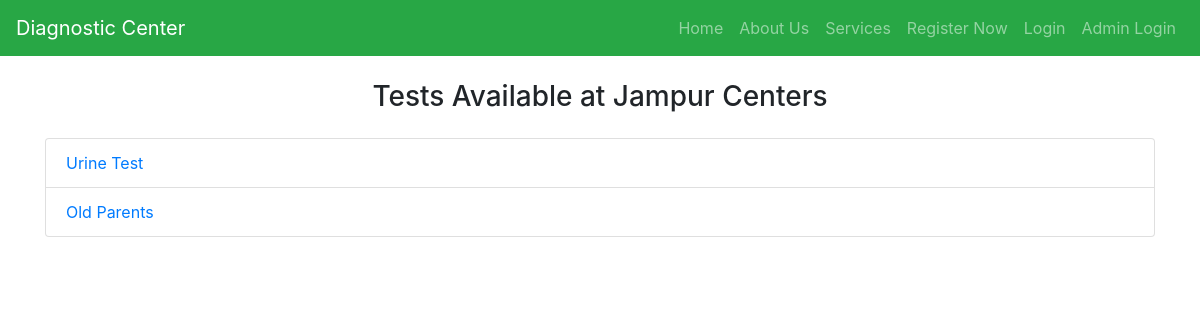
Screenshot of /view_tests.php?center_id=2 with the database file from the repository.
### tables this page shows
CREATE TABLE `diagnostic_centers` (
  `center_id` int(11) NOT NULL,
  `center_name` varchar(255) NOT NULL,
  `location` varchar(255) NOT NULL,
  `contact_details` varchar(255) NOT NULL,
  `manager_id` int(11) DEFAULT NULL,
  `created_at` timestamp NOT NULL DEFAULT current_timestamp(),
  `updated_at` timestamp NOT NULL DEFAULT current_timestamp() ON UPDATE current_timestamp()
);

CREATE TABLE `test_categories` (
  `category_id` int(11) NOT NULL,
  `category_name` varchar(100) NOT NULL,
  `center_id` int(11) DEFAULT NULL
);

### view_tests.php (the view, shortened to what this page needs)
<?php
include('config.php');
if (isset($_GET['center_id'])) {
    $centerId = $_GET['center_id'];
    $centerQuery = "SELECT * FROM diagnostic_centers WHERE center_id = $centerId";
    $centerResult = mysqli_query($conn, $centerQuery);
    $center = mysqli_fetch_assoc($centerResult);
    $categoryQuery = "SELECT * FROM test_categories WHERE center_id = $centerId";
    $categoriesResult = mysqli_query($conn, $categoryQuery);
} else {
    header("Location: error.php");
    exit();
}
?>
<!DOCTYPE html>
<html lang="en">
<head>
    <link rel="stylesheet" href="https://stackpath.bootstrapcdn.com/bootstrap/4.5.2/css/bootstrap.min.css">
</head>
<body>
<nav class="navbar navbar-expand-lg navbar-dark bg-success">
  <a class="navbar-brand" href="index.php">Diagnostic Center</a>
  <div class="collapse navbar-collapse" id="navbarNav">
    <ul class="navbar-nav ml-auto">
      <li class="nav-item">
        <a class="nav-link" href="#">Home</a>
      </li>
      <li class="nav-item">
        <a class="nav-link" href="#">About Us</a>
      </li>
      <li class="nav-item">
        <a class="nav-link" href="#">Services</a>
      </li>
      <li class="nav-item">
        <a class="nav-link" href="register.php">Register Now</a>
      </li>
      <li class="nav-item">
        <a class="nav-link" href="login.php">Login</a>
      </li>
      <li class="nav-item">
        <a class="nav-link" href="./admin/admin_login.php">Admin Login</a>
      </li>
    </ul>
  </div>
</nav>
<div class="container mt-4">
    <h3 class="text-center mb-4">Tests Available at <?php echo $center['center_name']; ?></h3>
    <?php if (mysqli_num_rows($categoriesResult) > 0) { ?>
        <ul class="list-group">
            <?php while ($category = mysqli_fetch_assoc($categoriesResult)) { ?>
                <li class="list-group-item">
                    <a href="view_category_tests.php?category_id=<?php echo $category['category_id']; ?>&center_id=<?php echo $centerId; ?>">
                        <?php echo $category['category_name']; ?>
                    </a>
                </li>
            <?php } ?>
        </ul>
    <?php } else { ?>
        <p>No categories available at this center.</p>
    <?php } ?>
</div>
</body>
</html>

### rows the page displays
diagnostic_centers: center_name "Jampur Centers"
test_categories: category_name "Urine Test"
test_categories: category_name "Old Parents"
